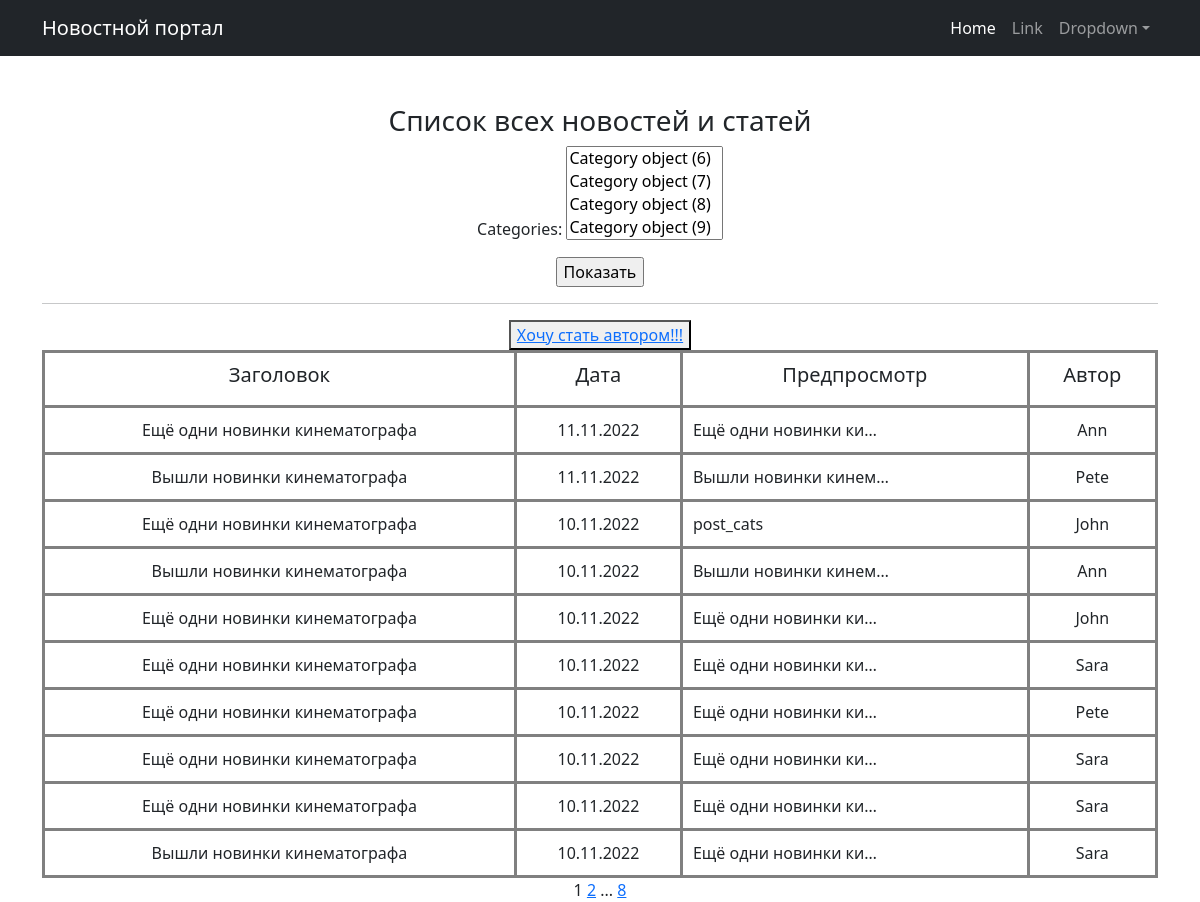
The app's page /news/ (signed in), older data.
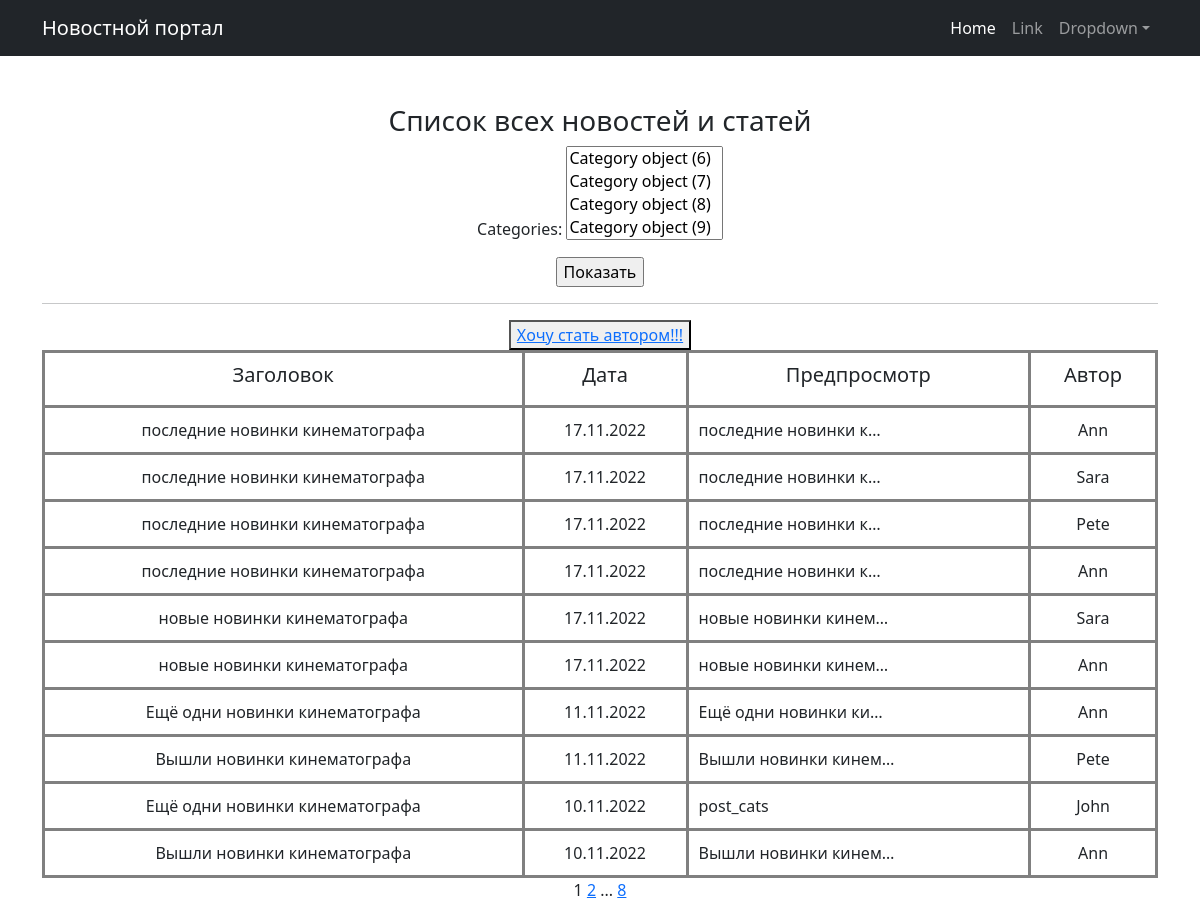
The same page, newer data.
### news/models.py (models this page shows, shortened)
class Post(models.Model):
    article = "ARTS"
    news = "NEWS"
    TYPES = [
        (news, "Новость"),
        (article, "Статья"),
    ]
    preview_len = 124
    author = models.ForeignKey(Author, on_delete=models.CASCADE)
    type_post = models.CharField(max_length=4, choices=TYPES)
    title = models.CharField(max_length=255)
    content = models.TextField()
    rating = models.IntegerField(default=0)
    created_at = models.DateTimeField(auto_now_add=True)
    categories = models.ManyToManyField(Category, through="PostCategory")

class Author(models.Model):
    user = models.OneToOneField(User, on_delete=models.CASCADE)
    rating = models.IntegerField(default=0)

### news/views.py (the view, shortened to what this page needs)
# urls.py: path("news/", PostList.as_view(), name="post_list"),
class PostList(LoginRequiredMixin, ListView):
    model = Post
    ordering = "-created_at"
    template_name = "post_list.html"
    paginate_by = 10
    context_object_name = "post_list"
    def get_queryset(self):
        queryset = super().get_queryset()
        self.filterset = PostCategoryFilter(self.request.GET, queryset)
        return self.filterset.qs
    def get_context_data(self, **kwargs):
        context = super().get_context_data(**kwargs)
        context['is_not_authors'] = not self.request.user.groups.filter(name='authors').exists()
        context["filterset"] = self.filterset
        category_id = self.request.GET.get("categories")
        if category_id is not None:
            context["category"] = Category.objects.get(pk=int(category_id))
        else:
            context["category"] = None
        return context

### news/templatetags/custom_filters.py (called while the page is built)
@register.filter()
def censor(value: str) -> str:
    return cens.cencor(value)

    def cencor(self, content: str) -> str:
        raw_words = content.split()
        words = [word for word in content.translate(str.maketrans("", "", string.punctuation)).split()]
        for i, word in enumerate(words):
            if word in self.__mat:
                raw_word = raw_words[i]
                last_symbol = raw_word[-1]
                if last_symbol.isalpha():
                    raw_words[i] = self.__replace(raw_word)
                else:
                    raw_words[i] = "{0}{1}".format(self.__replace(raw_word[:-1]), last_symbol)
        return " ".join(raw_words)

    def load_mat(self) -> list:
        with open("cenz.json", "r", encoding="utf-8") as ef:
            return json.load(ef)

### templates/post_list.html (shortened to what this page needs)
{% extends 'flatpages/default.html' %}
{% load custom_filters %}
{% block content %}
    <h3>Список всех новостей и статей</h3>
    <form action=""method="get">
       {{ filterset.form.as_p }}
       <input type="submit" value="Показать">
    </form>
    <hr>
    {% if is_not_authors %}
      <button> <a href="upgrade/"> Хочу стать автором!!!</a> </button>
    {% endif %}
    {% if post_list %}
        <table cellpadding="10" width="100%" cols="3" align="center">
            <tr>
                <td><h5>Заголовок</h5></td>
                <td><h5>Дата</h5></td>
                <td><h5>Предпросмотр</h5></td>
                <td><h5>Автор</h5></td>
            </tr>
            {% for post in post_list%}
            <tr>
                <td>{{ post.title|censor }}</td>
                <td>{{ post.created_at|date:'d.m.Y' }}</td>
                <td align="left">{{ post.content|censor|truncatechars:20}}</td>
                <td>{{ post.author.user.username }}</td>
            </tr>
            {%endfor%}
        </table>
    {% else %}
        <h3>Новостей нет</h3>
    {% endif %}
    {{ page_obj.number }}
    {% if page_obj.has_next %}
       <a href="?page={{ page_obj.next_page_number }}">{{ page_obj.next_page_number }}</a>
       {% if paginator.num_pages != page_obj.next_page_number %}
           ...
           <a href="?page={{ page_obj.paginator.num_pages }}">{{ page_obj.paginator.num_pages }}</a>
       {% endif %}
    {% endif %}
{% endblock content %}

Row changes from the older to the newer data that the page shows:
no longer on this page (row unchanged): Post: title|censor "Ещё одни новинки кинематографа", created_at "10.11.2022", content|censor "Ещё одни новинки ки…", author.user.username "John"
no longer on this page (row unchanged): Post: title|censor "Ещё одни новинки кинематографа", created_at "10.11.2022", content|censor "Ещё одни новинки ки…", author.user.username "Sara"
no longer on this page (row unchanged): Post: title|censor "Ещё одни новинки кинематографа", created_at "10.11.2022", content|censor "Ещё одни новинки ки…", author.user.username "Pete"
no longer on this page (row unchanged): Post: title|censor "Ещё одни новинки кинематографа", created_at "10.11.2022", content|censor "Ещё одни новинки ки…", author.user.username "Sara"
no longer on this page (row unchanged): Post: title|censor "Ещё одни новинки кинематографа", created_at "10.11.2022", content|censor "Ещё одни новинки ки…", author.user.username "Sara"
no longer on this page (row unchanged): Post: title|censor "Вышли новинки кинематографа", created_at "10.11.2022", content|censor "Ещё одни новинки ки…", author.user.username "Sara"
added Post: title|censor "последние новинки кинематографа", created_at "17.11.2022", content|censor "последние новинки к…", author.user.username "Ann"
added Post: title|censor "последние новинки кинематографа", created_at "17.11.2022", content|censor "последние новинки к…", author.user.username "Sara"
added Post: title|censor "последние новинки кинематографа", created_at "17.11.2022", content|censor "последние новинки к…", author.user.username "Pete"
added Post: title|censor "последние новинки кинематографа", created_at "17.11.2022", content|censor "последние новинки к…", author.user.username "Ann"
added Post: title|censor "новые новинки кинематографа", created_at "17.11.2022", content|censor "новые новинки кинем…", author.user.username "Sara"
added Post: title|censor "новые новинки кинематографа", created_at "17.11.2022", content|censor "новые новинки кинем…", author.user.username "Ann"
